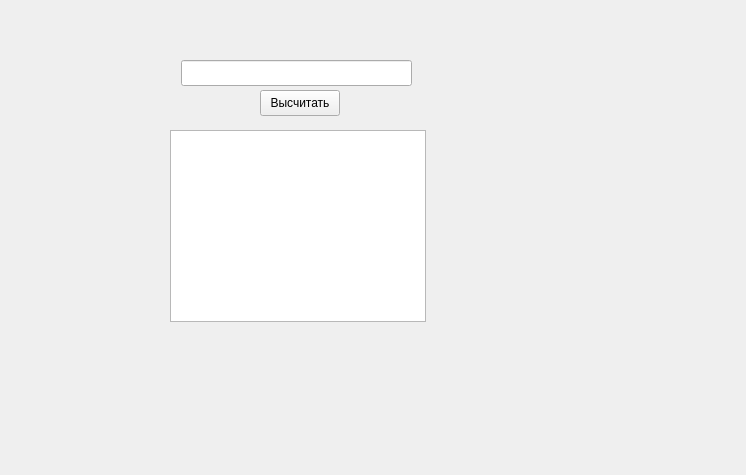
<?xml version="1.0" encoding="UTF-8"?>
<ui version="4.0">
 <class>MainWindow</class>
 <widget class="QMainWindow" name="MainWindow">
  <property name="geometry">
   <rect>
    <x>0</x>
    <y>0</y>
    <width>746</width>
    <height>475</height>
   </rect>
  </property>
  <property name="windowTitle">
   <string>Triplet Medians</string>
  </property>
  <widget class="QWidget" name="centralWidget">
   <widget class="QLineEdit" name="inputLineEdit">
    <property name="geometry">
     <rect>
      <x>181</x>
      <y>60</y>
      <width>231</width>
      <height>26</height>
     </rect>
    </property>
    <property name="text">
     <string/>
    </property>
   </widget>
   <widget class="QPushButton" name="processButton">
    <property name="geometry">
     <rect>
      <x>260</x>
      <y>90</y>
      <width>80</width>
      <height>26</height>
     </rect>
    </property>
    <property name="text">
     <string>Высчитать</string>
    </property>
   </widget>
   <widget class="QTextEdit" name="outputTextEdit">
    <property name="geometry">
     <rect>
      <x>170</x>
      <y>130</y>
      <width>256</width>
      <height>192</height>
     </rect>
    </property>
    <property name="readOnly">
     <bool>true</bool>
    </property>
   </widget>
  </widget>
 </widget>
 <resources/>
 <connections/>
</ui>
